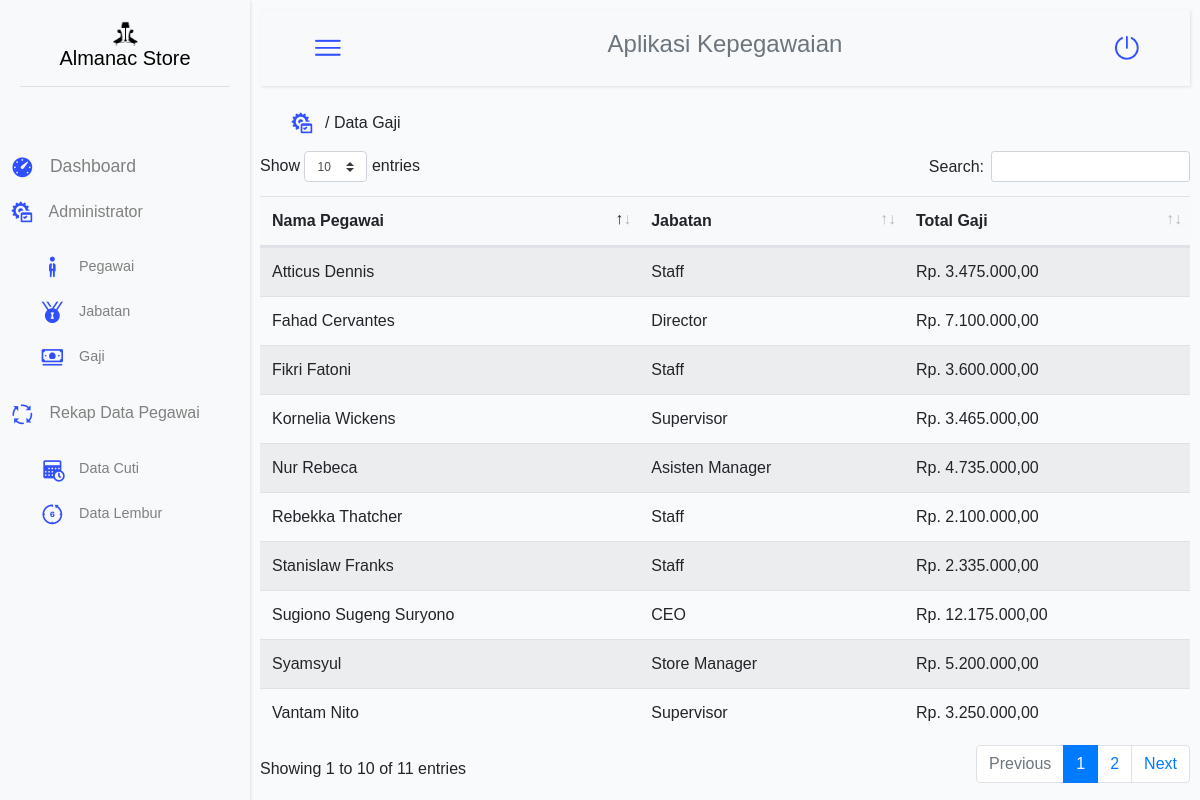
The page /view/gaji.php (signed in) on the database as committed earlier.
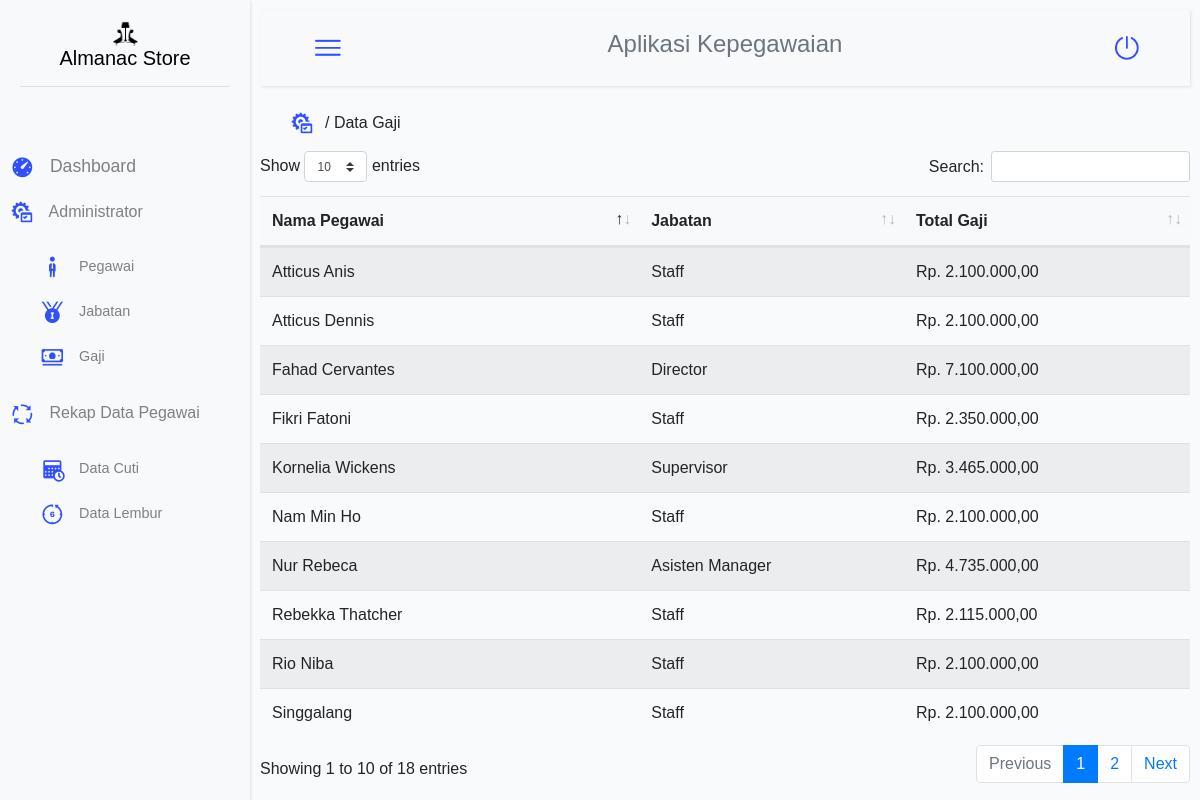
The same page on the database as committed later.
### tables this page shows
CREATE TABLE `gaji` (
  `id_gaji` int(11) NOT NULL,
  `id_pegawai` varchar(5) NOT NULL,
  `id_jabatan` varchar(5) NOT NULL,
  `total_gaji` int(11) NOT NULL
);

CREATE TABLE `pegawai` (
  `id_pegawai` varchar(5) NOT NULL,
  `id_jabatan` varchar(5) NOT NULL,
  `nama_pegawai` varchar(30) NOT NULL,
  `tanggal_lahir` date NOT NULL,
  `jenis_kelamin` varchar(15) NOT NULL,
  `no_hp` varchar(13) NOT NULL,
  `email` varchar(30) NOT NULL,
  `alamat` text NOT NULL
);

CREATE TABLE `jabatan` (
  `id_jabatan` varchar(5) NOT NULL,
  `nama_jabatan` varchar(15) NOT NULL,
  `gaji_jabatan` int(11) NOT NULL
);

CREATE TABLE `lembur` (
  `id_lembur` int(11) NOT NULL,
  `id_pegawai` varchar(5) NOT NULL,
  `jumlah_jam_lembur` int(11) NOT NULL
);

CREATE TABLE `cuti` (
  `id_cuti` int(11) NOT NULL,
  `id_pegawai` varchar(5) NOT NULL,
  `jumlah_cuti` int(11) NOT NULL,
  `kuota_cuti` int(11) NOT NULL
);

### view/gaji.php (the view, shortened to what this page needs)
<?php
    require "../config/conn_db.php";
    include "../header.php";
?>
<div class="container-fluid">
            <div class="row" style="padding: 15px;">
                <div class="col">
                  <img class="icn-20" src="../asset/icons/icons8_Administrative_Tools_50px.png">/ Data Gaji
                </div>
                <div class="col">
                </div>
                <div class="col">
                </div>
            </div>
        <div class="row">
            <div class="table-responsive">
            <table class="table table-striped" id="tables">
            	<thead class="bg-light" >
            		<tr>
            			<th>Nama Pegawai</th>
            			<th>Jabatan</th>
                        <th>Total Gaji</th>
            		</tr>
                </thead>
            		<tbody>
                        <?php
                            $selectGaji = "SELECT * FROM gaji, pegawai, jabatan, cuti, lembur WHERE gaji.id_pegawai=pegawai.id_pegawai AND gaji.id_jabatan=jabatan.id_jabatan AND cuti.id_pegawai=pegawai.id_pegawai AND lembur.id_pegawai=pegawai.id_pegawai";
                            $getGaji = mysqli_query($conn, $selectGaji);
                            while ($fetchGaji = mysqli_fetch_array($getGaji)) { ?>
                            <tr>
                                <td><?= $fetchGaji["nama_pegawai"] ?></td>
                                <td><?= $fetchGaji["nama_jabatan"] ?></td>
                                <td><?php
                                $bonus_cuti = $fetchGaji["kuota_cuti"] * 25000;
                                $bonus_lembur = $fetchGaji["jumlah_jam_lembur"] * 5000;
                                $total_gaji = $fetchGaji["gaji_jabatan"] + $bonus_lembur + $bonus_cuti;
                                echo "Rp. " . number_format($total_gaji,2,',','.');
                                ?></td>
                            </tr>
                        <?php } ?>
            		</tbody>
            </table>
        </div>
    </div>
</div>
<?php
    include"../footer.php";
?>

Rows that differ between the two databases and show on the page:
no longer on this page (row unchanged): gaji: id_pegawai.nama_pegawai "Sugiono Sugeng Suryono", id_jabatan.nama_jabatan "CEO", id_jabatan.kuota_cuti "12.175.000,00"
no longer on this page (row edited): gaji: id_pegawai.nama_pegawai "Syamsyul", id_jabatan.nama_jabatan "Store Manager", id_jabatan.kuota_cuti "5.200.000,00"
no longer on this page (row edited): gaji: id_pegawai.nama_pegawai "Vantam Nito", id_jabatan.nama_jabatan "Supervisor", id_jabatan.kuota_cuti "3.250.000,00"
no longer on this page (row unchanged): gaji: id_pegawai.nama_pegawai "Stanislaw Franks", id_jabatan.nama_jabatan "Staff", id_jabatan.kuota_cuti "2.335.000,00"
added gaji: id_pegawai.nama_pegawai "Rio Niba", id_jabatan.nama_jabatan "Staff", id_jabatan.kuota_cuti "2.100.000,00"
shown differently, row unchanged: gaji "Nur Rebeca": moves up the list
changed gaji "Rebekka Thatcher": id_jabatan.kuota_cuti "2.100.000,00" → "2.115.000,00"
changed gaji "Atticus Dennis": id_jabatan.kuota_cuti "3.475.000,00" → "2.100.000,00"
changed gaji "Fikri Fatoni": id_jabatan.kuota_cuti "3.600.000,00" → "2.350.000,00"
added gaji: id_pegawai.nama_pegawai "Nam Min Ho", id_jabatan.nama_jabatan "Staff", id_jabatan.kuota_cuti "2.100.000,00"
added gaji: id_pegawai.nama_pegawai "Atticus Anis", id_jabatan.nama_jabatan "Staff", id_jabatan.kuota_cuti "2.100.000,00"
added gaji: id_pegawai.nama_pegawai "Singgalang", id_jabatan.nama_jabatan "Staff", id_jabatan.kuota_cuti "2.100.000,00"
Other text that changed with them:
text written by a page script: "Show entries Search: Showing 1 to 10 of 11 entries Previous 1 2 Next" → "Show entries Search: Showing 1 to 10 of 18 entries Previous 1 2 Next"
